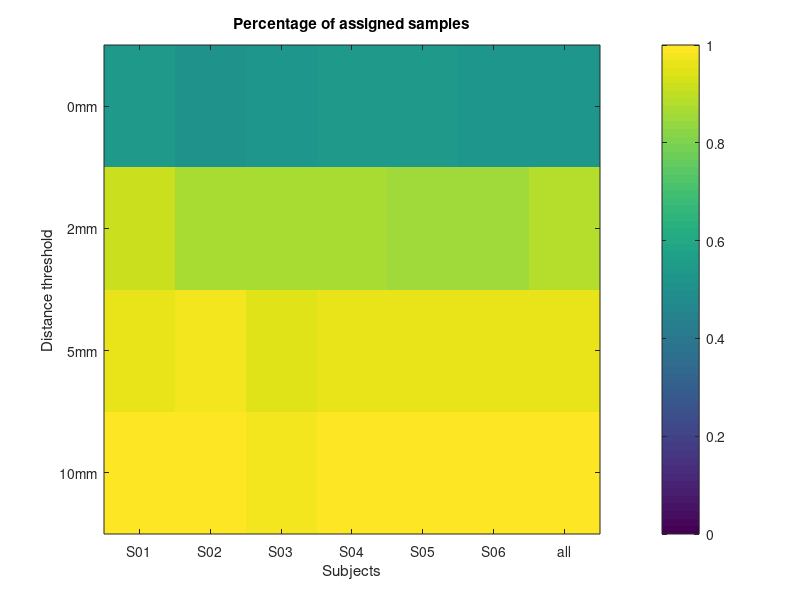

Recreate this plot in MATLAB. (Note: this script raises an error after producing the figure.)

% plot the proportion of assigned samples as a function of distanc
% threshold
nrSamples(:,1) = [393; 671; 714; 731; 739];
nrSamples(:,2) = [319; 538; 604; 619; 622];
nrSamples(:,3) = [156; 255; 281; 288; 295];
nrSamples(:,4) = [216; 350; 383; 397; 401];
nrSamples(:,5) = [179; 281; 318; 326; 329];
nrSamples(:,6) = [187; 310; 350; 358; 362];
nrSamples(:,7) = sum(nrSamples,2);

percSamples = nrSamples./nrSamples(5,:); 

figure;
imagesc(percSamples([1:4],:)); 
title('Percentage of assigned samples')
%colormap([;BF_getcmap('reds',9)]);
caxis([0 1]); 
xticks([1:7])
xticklabels({'S01','S02','S03','S04','S05','S06','all'})
xlabel('Subjects'); ylabel('Distance threshold')
yticks([1:4])
yticklabels({'0mm','2mm','5mm','10mm'})
colorbar; 
set(gcf,'color','w');
nice_cmap = [make_cmap('steelblue',50,30,0);flipud(make_cmap('orangered',50,30,0))];
colormap(nice_cmap)
caxis([0.5 1])